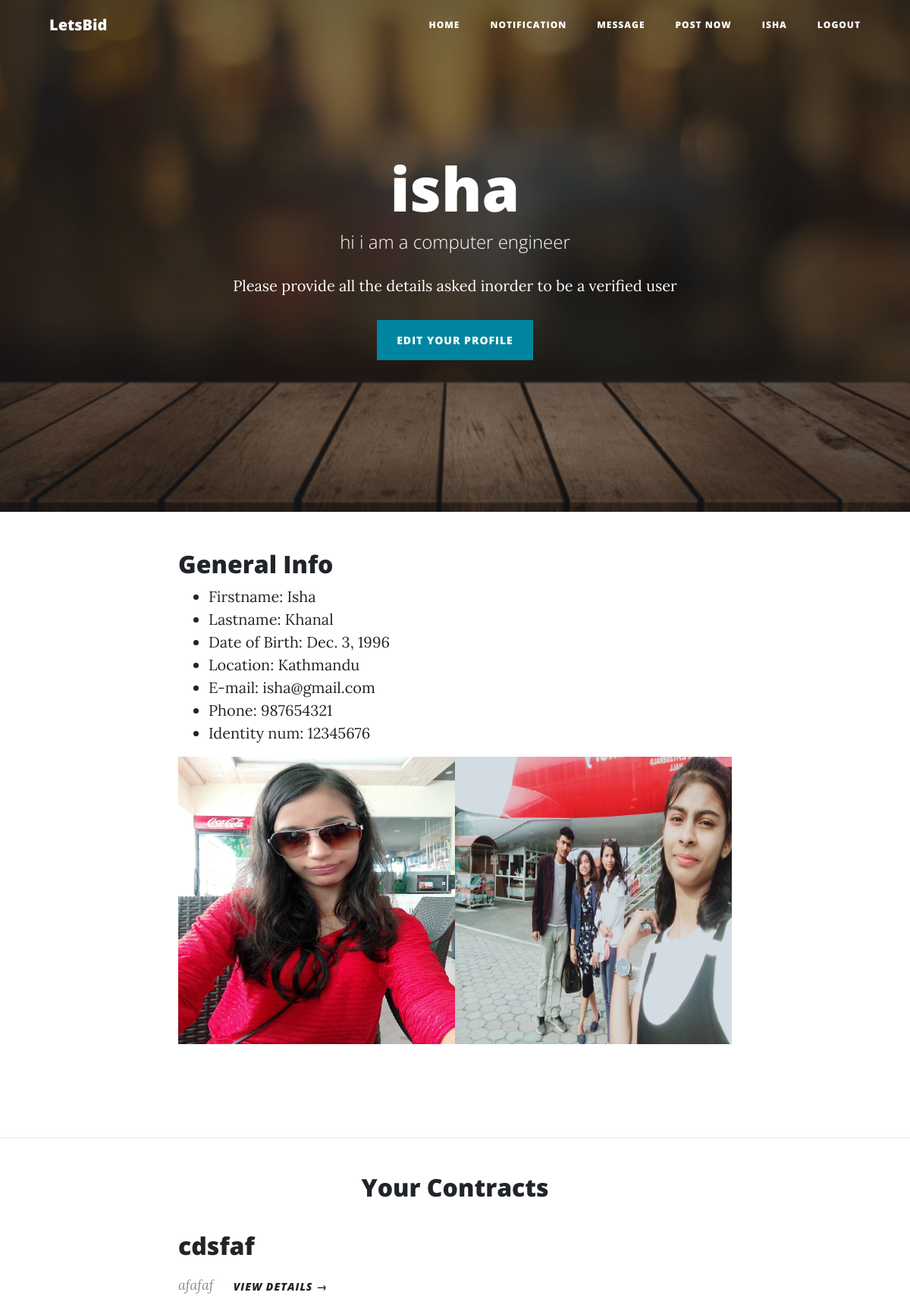
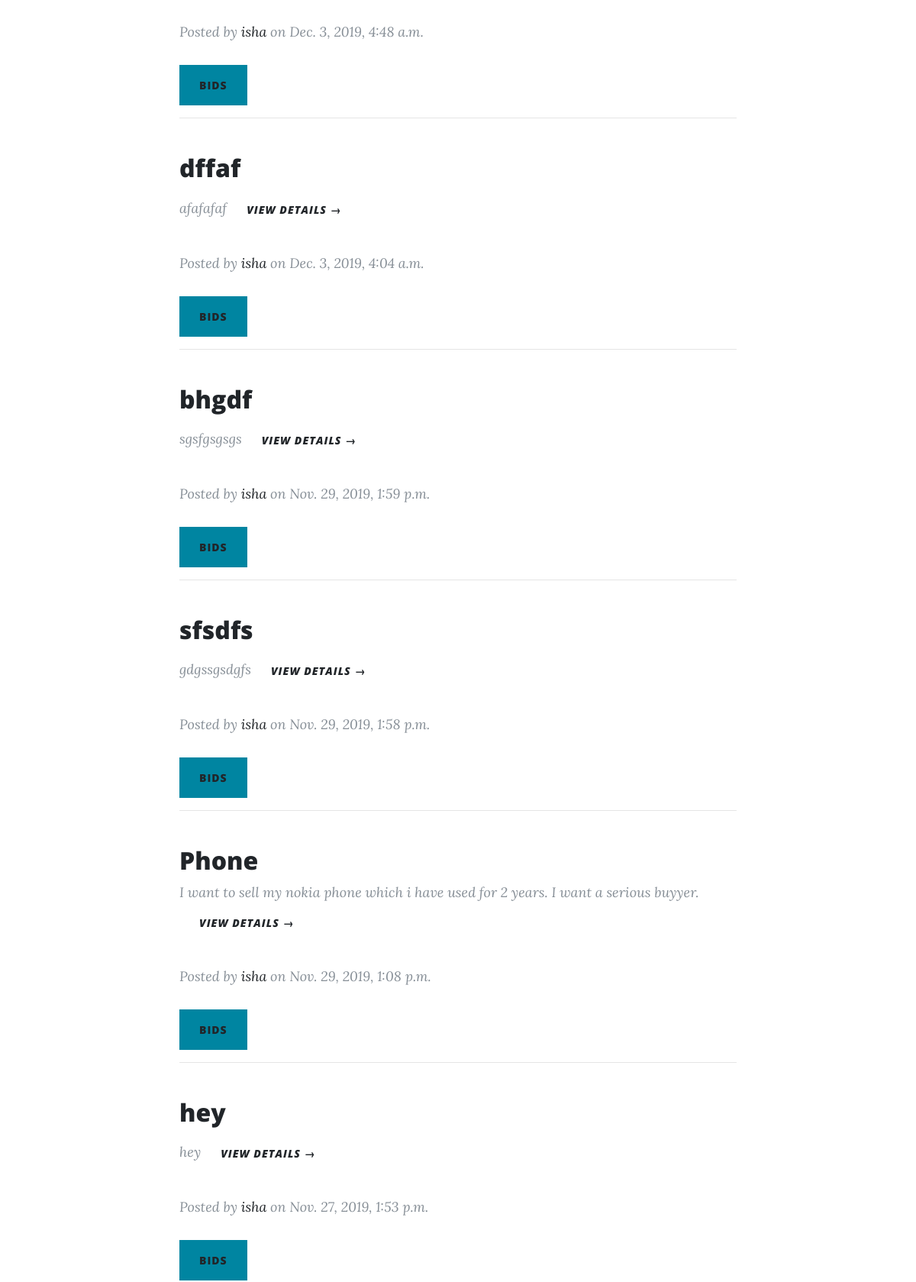
The page /users/profile/ (signed in, upper part) on the database its author committed (2 pictures, top to bottom).
### users/models.py (models this page shows, shortened)
class Profile(models.Model):
    user = models.OneToOneField(User, on_delete=models.CASCADE)
    bio = models.TextField(max_length=500, blank=True)
    location = models.CharField(max_length=30, blank=True)
    phone_number = models.CharField(max_length=30, blank=True)
    birth_date = models.DateField(null=True, blank=True)
    citizenship_number = models.CharField(max_length=30, blank=True)
    image = models.ImageField(upload_to='profile_image' , blank=True)
    citizenship_image = models.ImageField(upload_to='id_image' , blank=True)
    approved_profile = models.BooleanField(default=False)

### entries/models.py (models this page shows, shortened)
class Contract(models.Model):
    contract_title = models.TextField(max_length=250)
    contract_details = models.TextField()
    contract_price = models.IntegerField()
    contract_date = models.DateTimeField(auto_now_add=True)
    contract_deadline = models.DateTimeField()
    contract_creator = models.ForeignKey(User, on_delete=models.CASCADE)
    contract_image1 = models.ImageField(upload_to='contract_image' , blank=True)
    contract_image2 = models.ImageField(upload_to='contract_image' , blank=True)
    contract_doc = models.FileField(upload_to='documents', blank=True)
    contract_paymentVerification = models.ImageField(upload_to='payment' , blank=True)
    approved_contract = models.BooleanField(default=False)
    class Meta:
        verbose_name_plural = "entries"

### users/views.py (the view)
# urls.py: path('profile/', views.userprofile, name='profile'),
@login_required
def userprofile(request):
    user = request.user
    user_posts = Contract.objects.filter(contract_creator=request.user).order_by('-contract_date')
    template = 'users/profile.html'
    return render(request, template, {'user_posts':user_posts,'user': user})

### templates/users/profile.html (shortened to what this page needs)
{% load static %}
<!DOCTYPE html>
<html lang="en">
<head>
  <link href="{% static 'entries/vendor/bootstrap/css/bootstrap.min.css' %}" rel="stylesheet">
  <link href="{% static 'entries/vendor/fontawesome-free/css/all.min.css' %}" rel="stylesheet" type="text/css">
  <link href="{% static 'entries/css/clean-blog.min.css' %}" rel="stylesheet">
</head>
<body>
  <nav class="navbar navbar-expand-lg navbar-light fixed-top" id="mainNav">
    <div class="container">
      <a class="navbar-brand" href="{% url 'letsbid-home' %}">LetsBid</a>
      <div class="collapse navbar-collapse" id="navbarResponsive">
        <ul class="navbar-nav ml-auto">
          <li class="nav-item">
            <a class="nav-link" href="{% url 'letsbid-home' %}">Home</a>
          </li>
          <li class="nav-item">
            <a class="nav-link" href="{% url 'notification' %}">Notification</a>
          </li>
          <li class="nav-item">
            <a class="nav-link" href="{% url 'message' %}">Message</a>
          </li>
          <li class="nav-item">
            <a class="nav-link" href="{% url 'create_contract' %}">Post now</a>
          </li>
          <li class="nav-item">
            <a class="nav-link" href="{% url 'profile' %}">{{ user.username }}</a>
          </li>
          <li class="nav-item">
            <a class="nav-link" href="{% url 'logout' %}">Logout</a>
          </li>
        </ul>
      </div>
    </div>
  </nav>
  <header class="masthead" style="background-image: url({% static 'entries/img/home-bg.jpg' %})">
    <div class="overlay"></div>
    <div class="container">
      <div class="row">
        <div class="col-lg-8 col-md-10 mx-auto">
          <div class="site-heading">
            <h1>{{user.username}}</h1>
            <span class="subheading">{{user.profile.bio}}</span>
            <p>Please provide all the details asked inorder to be a verified user</p>
             <a class="btn btn-primary" href="{% url 'edit_profile' %}">Edit Your Profile</a>
          </div>
        </div>
      </div>
    </div>
  </header>
  <div class="container">
  <div class="row">
  <div class="col-lg-8 col-md-10 mx-auto">
    <h2 class="post-title">General Info</h2>
    <ul>
      <li>
        <span>Firstname: </span> <span>{{user.first_name}}</span>
      </li>
      <li>
        <span>Lastname: </span>{{user.last_name}}
      </li>
      <li>
        <span>Date of Birth: </span>{{user.profile.birth_date}}
      </li>
      <li>
        <span>Location: </span>{{user.profile.location}}
      </li>
      <li>
        <span>E-mail: </span>{{user.email}}
      </li>
      <li>
        <span>Phone: </span>{{user.profile.phone_number}}
      </li>
      <li>
        <span>Identity num: </span>{{user.profile.citizenship_number}}
      </li>
    </ul>
    {% if user.profile.image %}
    <img src="{{ user.profile.image.url}}" alt="isha" height="50%" width="50%" align="left">
    {% endif %}
    {% if user.profile.citizenship_image %}
    <img src="{{ user.profile.citizenship_image.url}}" alt="isha" height="50%" width="50%" align="right">
    {% endif %}
  </div>
</div>
</div>
<hr>
<br>
<h2 class="post-title" align="center">Your Contracts</h2>
<br>
  {% for contract in user_posts %}
  <div class="container">
    <div class="row">
      <div class="col-lg-8 col-md-10 mx-auto">
        <div class="post-preview">
            <h2 class="post-title">
              {{ contract.contract_title }}
            </h2>
            <p class="post-meta">
              {{ contract.contract_details|truncatechars:250 }}<a class="btn btn-link" href="{% url 'contract-detail' contract.pk %}">View Details &rarr;</a>
            </p>
            <p class="post-meta">Posted by
            <a href="{% url 'user-details' pk=contract.contract_creator.pk %}">{{ contract.contract_creator }}</a>
            on {{ contract.contract_date }}</p>
            <a class="btn btn-primary" href="{% url 'contract-detail' pk=contract.pk %}">Bids</a>
            <br>
            <hr>
            <br>
        </div>
      </div>
    </div>
  </div>
  {% endfor %}
</body>
</html>

### rows shown on the page
Contract: contract_title "cdsfaf", contract_details "afafaf", contract_creator "isha", contract_date "Dec. 3, 2019, 4:48 a.m."
Contract: contract_title "dffaf", contract_details "afafafaf", contract_creator "isha", contract_date "Dec. 3, 2019, 4:04 a.m."
Contract: contract_title "bhgdf", contract_details "sgsfgsgsgs", contract_creator "isha", contract_date "Nov. 29, 2019, 1:59 p.m."
Contract: contract_title "sfsdfs", contract_details "gdgssgsdgfs", contract_creator "isha", contract_date "Nov. 29, 2019, 1:58 p.m."
Contract: contract_title "Phone", contract_details "I want to sell my nokia phone which i have used for 2 years. I want a serious buyyer.", contract_creator "isha", contract_date "Nov. 29, 2019, 1:08 p.m."
Contract: contract_title "hey", contract_details "hey", contract_creator "isha", contract_date "Nov. 27, 2019, 1:53 p.m."

### other values the page prints
{{ user.username }} "ISHA"
{{ user.username }} "isha"
{{ user.profile.bio }} "hi i am a computer engineer"
{{ user.first_name }} "Isha"
{{ user.last_name }} "Khanal"
{{ user.profile.birth_date }} "Dec. 3, 1996"
{{ user.profile.location }} "Kathmandu"
{{ user.email }} "isha@gmail.com"
{{ user.profile.phone_number }} "987654321"
{{ user.profile.citizenship_number }} "12345676"
